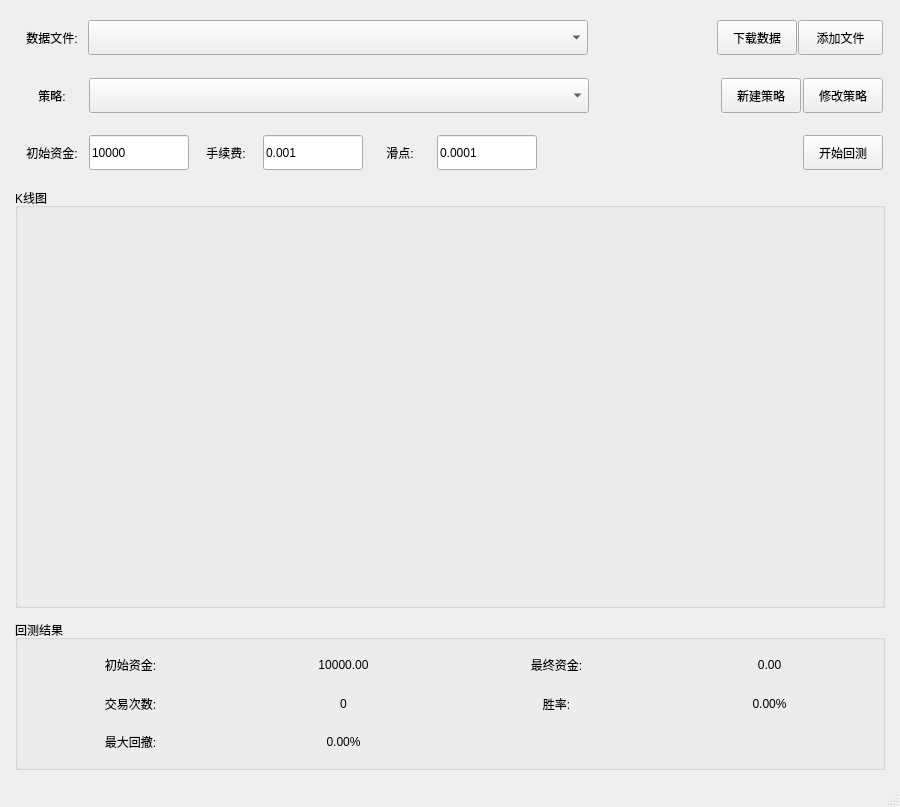
<?xml version="1.0" encoding="UTF-8"?>
<ui version="4.0">
 <class>MainWindow</class>
 <widget class="QMainWindow" name="MainWindow">
  <property name="geometry">
   <rect>
    <x>0</x>
    <y>0</y>
    <width>900</width>
    <height>807</height>
   </rect>
  </property>
  <property name="windowTitle">
   <string>CryptoBacktester - 专业加密货币回测平台</string>
  </property>
  <widget class="QWidget" name="centralwidget">
   <layout class="QVBoxLayout" name="mainVerticalLayout">
    <property name="spacing">
     <number>12</number>
    </property>
    <property name="leftMargin">
     <number>15</number>
    </property>
    <property name="topMargin">
     <number>15</number>
    </property>
    <property name="rightMargin">
     <number>15</number>
    </property>
    <property name="bottomMargin">
     <number>15</number>
    </property>
    <item>
     <widget class="QWidget" name="dataFileRow" native="true">
      <layout class="QHBoxLayout" name="dataFileLayout">
       <property name="spacing">
        <number>1</number>
       </property>
       <property name="leftMargin">
        <number>2</number>
       </property>
       <property name="topMargin">
        <number>2</number>
       </property>
       <property name="rightMargin">
        <number>2</number>
       </property>
       <property name="bottomMargin">
        <number>2</number>
       </property>
       <item>
        <widget class="QLabel" name="dataFileLabel">
         <property name="minimumSize">
          <size>
           <width>70</width>
           <height>35</height>
          </size>
         </property>
         <property name="maximumSize">
          <size>
           <width>70</width>
           <height>35</height>
          </size>
         </property>
         <property name="text">
          <string>数据文件:</string>
         </property>
         <property name="alignment">
          <set>Qt::AlignmentFlag::AlignCenter</set>
         </property>
        </widget>
       </item>
       <item>
        <widget class="QComboBox" name="dataFileComboBox">
         <property name="sizePolicy">
          <sizepolicy hsizetype="Expanding" vsizetype="Fixed">
           <horstretch>0</horstretch>
           <verstretch>0</verstretch>
          </sizepolicy>
         </property>
         <property name="minimumSize">
          <size>
           <width>500</width>
           <height>35</height>
          </size>
         </property>
         <property name="maximumSize">
          <size>
           <width>800</width>
           <height>35</height>
          </size>
         </property>
        </widget>
       </item>
       <item>
        <spacer name="dataFileSpacer">
         <property name="orientation">
          <enum>Qt::Orientation::Horizontal</enum>
         </property>
         <property name="sizeHint" stdset="0">
          <size>
           <width>20</width>
           <height>20</height>
          </size>
         </property>
        </spacer>
       </item>
       <item>
        <widget class="QPushButton" name="downloadDataButton">
         <property name="minimumSize">
          <size>
           <width>80</width>
           <height>35</height>
          </size>
         </property>
         <property name="maximumSize">
          <size>
           <width>100</width>
           <height>35</height>
          </size>
         </property>
         <property name="text">
          <string>下载数据</string>
         </property>
        </widget>
       </item>
       <item>
        <widget class="QPushButton" name="addFileButton">
         <property name="minimumSize">
          <size>
           <width>85</width>
           <height>35</height>
          </size>
         </property>
         <property name="maximumSize">
          <size>
           <width>100</width>
           <height>35</height>
          </size>
         </property>
         <property name="text">
          <string>添加文件</string>
         </property>
        </widget>
       </item>
      </layout>
     </widget>
    </item>
    <item>
     <widget class="QWidget" name="strategyRow" native="true">
      <layout class="QHBoxLayout" name="strategyLayout">
       <property name="spacing">
        <number>2</number>
       </property>
       <property name="leftMargin">
        <number>2</number>
       </property>
       <property name="topMargin">
        <number>2</number>
       </property>
       <property name="rightMargin">
        <number>2</number>
       </property>
       <property name="bottomMargin">
        <number>2</number>
       </property>
       <item>
        <widget class="QLabel" name="strategyLabel">
         <property name="minimumSize">
          <size>
           <width>70</width>
           <height>35</height>
          </size>
         </property>
         <property name="maximumSize">
          <size>
           <width>70</width>
           <height>35</height>
          </size>
         </property>
         <property name="text">
          <string>策略:</string>
         </property>
         <property name="alignment">
          <set>Qt::AlignmentFlag::AlignCenter</set>
         </property>
        </widget>
       </item>
       <item>
        <widget class="QComboBox" name="strategyComboBox">
         <property name="sizePolicy">
          <sizepolicy hsizetype="Expanding" vsizetype="Fixed">
           <horstretch>0</horstretch>
           <verstretch>0</verstretch>
          </sizepolicy>
         </property>
         <property name="minimumSize">
          <size>
           <width>500</width>
           <height>35</height>
          </size>
         </property>
         <property name="maximumSize">
          <size>
           <width>800</width>
           <height>35</height>
          </size>
         </property>
        </widget>
       </item>
       <item>
        <spacer name="strategySpacer">
         <property name="orientation">
          <enum>Qt::Orientation::Horizontal</enum>
         </property>
         <property name="sizeHint" stdset="0">
          <size>
           <width>40</width>
           <height>20</height>
          </size>
         </property>
        </spacer>
       </item>
       <item>
        <widget class="QPushButton" name="createStrategyButton">
         <property name="minimumSize">
          <size>
           <width>80</width>
           <height>35</height>
          </size>
         </property>
         <property name="maximumSize">
          <size>
           <width>80</width>
           <height>35</height>
          </size>
         </property>
         <property name="text">
          <string>新建策略</string>
         </property>
        </widget>
       </item>
       <item>
        <widget class="QPushButton" name="editStrategyButton">
         <property name="minimumSize">
          <size>
           <width>80</width>
           <height>35</height>
          </size>
         </property>
         <property name="maximumSize">
          <size>
           <width>80</width>
           <height>35</height>
          </size>
         </property>
         <property name="text">
          <string>修改策略</string>
         </property>
        </widget>
       </item>
      </layout>
     </widget>
    </item>
    <item>
     <widget class="QWidget" name="parametersRow" native="true">
      <layout class="QHBoxLayout" name="parametersLayout">
       <property name="spacing">
        <number>2</number>
       </property>
       <property name="leftMargin">
        <number>2</number>
       </property>
       <property name="topMargin">
        <number>2</number>
       </property>
       <property name="rightMargin">
        <number>2</number>
       </property>
       <property name="bottomMargin">
        <number>2</number>
       </property>
       <item>
        <widget class="QLabel" name="initialCapitalLabel">
         <property name="minimumSize">
          <size>
           <width>70</width>
           <height>35</height>
          </size>
         </property>
         <property name="maximumSize">
          <size>
           <width>70</width>
           <height>35</height>
          </size>
         </property>
         <property name="text">
          <string>初始资金:</string>
         </property>
         <property name="alignment">
          <set>Qt::AlignmentFlag::AlignCenter</set>
         </property>
        </widget>
       </item>
       <item>
        <widget class="QLineEdit" name="initialCapitalLineEdit">
         <property name="sizePolicy">
          <sizepolicy hsizetype="Fixed" vsizetype="Fixed">
           <horstretch>0</horstretch>
           <verstretch>0</verstretch>
          </sizepolicy>
         </property>
         <property name="minimumSize">
          <size>
           <width>100</width>
           <height>35</height>
          </size>
         </property>
         <property name="maximumSize">
          <size>
           <width>100</width>
           <height>35</height>
          </size>
         </property>
         <property name="text">
          <string>10000</string>
         </property>
        </widget>
       </item>
       <item>
        <widget class="QLabel" name="commissionLabel">
         <property name="minimumSize">
          <size>
           <width>70</width>
           <height>35</height>
          </size>
         </property>
         <property name="maximumSize">
          <size>
           <width>70</width>
           <height>35</height>
          </size>
         </property>
         <property name="text">
          <string>手续费:</string>
         </property>
         <property name="alignment">
          <set>Qt::AlignmentFlag::AlignCenter</set>
         </property>
        </widget>
       </item>
       <item>
        <widget class="QLineEdit" name="commissionLineEdit">
         <property name="sizePolicy">
          <sizepolicy hsizetype="Fixed" vsizetype="Fixed">
           <horstretch>0</horstretch>
           <verstretch>0</verstretch>
          </sizepolicy>
         </property>
         <property name="minimumSize">
          <size>
           <width>100</width>
           <height>35</height>
          </size>
         </property>
         <property name="maximumSize">
          <size>
           <width>100</width>
           <height>35</height>
          </size>
         </property>
         <property name="text">
          <string>0.001</string>
         </property>
        </widget>
       </item>
       <item>
        <widget class="QLabel" name="slippageLabel">
         <property name="sizePolicy">
          <sizepolicy hsizetype="Fixed" vsizetype="Fixed">
           <horstretch>0</horstretch>
           <verstretch>0</verstretch>
          </sizepolicy>
         </property>
         <property name="minimumSize">
          <size>
           <width>70</width>
           <height>35</height>
          </size>
         </property>
         <property name="maximumSize">
          <size>
           <width>70</width>
           <height>35</height>
          </size>
         </property>
         <property name="text">
          <string>滑点:</string>
         </property>
         <property name="alignment">
          <set>Qt::AlignmentFlag::AlignCenter</set>
         </property>
        </widget>
       </item>
       <item>
        <widget class="QLineEdit" name="slippageLineEdit">
         <property name="sizePolicy">
          <sizepolicy hsizetype="Fixed" vsizetype="Fixed">
           <horstretch>0</horstretch>
           <verstretch>0</verstretch>
          </sizepolicy>
         </property>
         <property name="minimumSize">
          <size>
           <width>100</width>
           <height>35</height>
          </size>
         </property>
         <property name="maximumSize">
          <size>
           <width>100</width>
           <height>35</height>
          </size>
         </property>
         <property name="text">
          <string>0.0001</string>
         </property>
        </widget>
       </item>
       <item>
        <spacer name="parametersSpacer">
         <property name="orientation">
          <enum>Qt::Orientation::Horizontal</enum>
         </property>
         <property name="sizeHint" stdset="0">
          <size>
           <width>40</width>
           <height>20</height>
          </size>
         </property>
        </spacer>
       </item>
       <item>
        <widget class="QPushButton" name="startBacktestButton">
         <property name="minimumSize">
          <size>
           <width>80</width>
           <height>35</height>
          </size>
         </property>
         <property name="maximumSize">
          <size>
           <width>80</width>
           <height>35</height>
          </size>
         </property>
         <property name="text">
          <string>开始回测</string>
         </property>
        </widget>
       </item>
      </layout>
     </widget>
    </item>
    <item>
     <widget class="QGroupBox" name="chartGroupBox">
      <property name="minimumSize">
       <size>
        <width>800</width>
        <height>420</height>
       </size>
      </property>
      <property name="title">
       <string>K线图</string>
      </property>
      <layout class="QVBoxLayout" name="chartLayout"/>
     </widget>
    </item>
    <item>
     <widget class="QGroupBox" name="resultsGroupBox">
      <property name="minimumSize">
       <size>
        <width>800</width>
        <height>150</height>
       </size>
      </property>
      <property name="title">
       <string>回测结果</string>
      </property>
      <layout class="QGridLayout" name="resultsGridLayout">
       <item row="0" column="0">
        <widget class="QLabel" name="initialCapitalResultLabel">
         <property name="minimumSize">
          <size>
           <width>0</width>
           <height>28</height>
          </size>
         </property>
         <property name="text">
          <string>初始资金:</string>
         </property>
         <property name="alignment">
          <set>Qt::AlignmentFlag::AlignCenter</set>
         </property>
        </widget>
       </item>
       <item row="0" column="1">
        <widget class="QLabel" name="initialCapitalValueLabel">
         <property name="minimumSize">
          <size>
           <width>0</width>
           <height>28</height>
          </size>
         </property>
         <property name="text">
          <string>10000.00</string>
         </property>
         <property name="alignment">
          <set>Qt::AlignmentFlag::AlignCenter</set>
         </property>
        </widget>
       </item>
       <item row="0" column="2">
        <widget class="QLabel" name="finalCapitalLabel">
         <property name="minimumSize">
          <size>
           <width>0</width>
           <height>28</height>
          </size>
         </property>
         <property name="text">
          <string>最终资金:</string>
         </property>
         <property name="alignment">
          <set>Qt::AlignmentFlag::AlignCenter</set>
         </property>
        </widget>
       </item>
       <item row="0" column="3">
        <widget class="QLabel" name="finalCapitalValueLabel">
         <property name="minimumSize">
          <size>
           <width>0</width>
           <height>28</height>
          </size>
         </property>
         <property name="text">
          <string>0.00</string>
         </property>
         <property name="alignment">
          <set>Qt::AlignmentFlag::AlignCenter</set>
         </property>
        </widget>
       </item>
       <item row="1" column="0">
        <widget class="QLabel" name="totalTradesLabel">
         <property name="minimumSize">
          <size>
           <width>0</width>
           <height>28</height>
          </size>
         </property>
         <property name="text">
          <string>交易次数:</string>
         </property>
         <property name="alignment">
          <set>Qt::AlignmentFlag::AlignCenter</set>
         </property>
        </widget>
       </item>
       <item row="1" column="1">
        <widget class="QLabel" name="totalTradesValueLabel">
         <property name="minimumSize">
          <size>
           <width>0</width>
           <height>28</height>
          </size>
         </property>
         <property name="text">
          <string>0</string>
         </property>
         <property name="alignment">
          <set>Qt::AlignmentFlag::AlignCenter</set>
         </property>
        </widget>
       </item>
       <item row="1" column="2">
        <widget class="QLabel" name="winRateLabel">
         <property name="minimumSize">
          <size>
           <width>0</width>
           <height>28</height>
          </size>
         </property>
         <property name="text">
          <string>胜率:</string>
         </property>
         <property name="alignment">
          <set>Qt::AlignmentFlag::AlignCenter</set>
         </property>
        </widget>
       </item>
       <item row="1" column="3">
        <widget class="QLabel" name="winRateValueLabel">
         <property name="minimumSize">
          <size>
           <width>0</width>
           <height>28</height>
          </size>
         </property>
         <property name="text">
          <string>0.00%</string>
         </property>
         <property name="alignment">
          <set>Qt::AlignmentFlag::AlignCenter</set>
         </property>
        </widget>
       </item>
       <item row="2" column="0">
        <widget class="QLabel" name="maxDrawdownLabel">
         <property name="minimumSize">
          <size>
           <width>0</width>
           <height>28</height>
          </size>
         </property>
         <property name="text">
          <string>最大回撤:</string>
         </property>
         <property name="alignment">
          <set>Qt::AlignmentFlag::AlignCenter</set>
         </property>
        </widget>
       </item>
       <item row="2" column="1">
        <widget class="QLabel" name="maxDrawdownValueLabel">
         <property name="minimumSize">
          <size>
           <width>0</width>
           <height>28</height>
          </size>
         </property>
         <property name="text">
          <string>0.00%</string>
         </property>
         <property name="alignment">
          <set>Qt::AlignmentFlag::AlignCenter</set>
         </property>
        </widget>
       </item>
      </layout>
     </widget>
    </item>
   </layout>
  </widget>
  <widget class="QStatusBar" name="statusBar">
   <property name="sizePolicy">
    <sizepolicy hsizetype="Preferred" vsizetype="Preferred">
     <horstretch>0</horstretch>
     <verstretch>50</verstretch>
    </sizepolicy>
   </property>
  </widget>
 </widget>
 <resources/>
 <connections/>
</ui>
